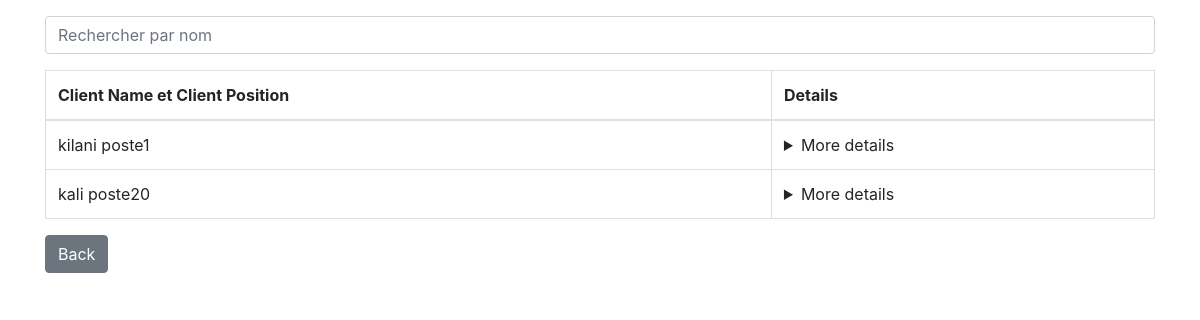
The app's page /frontend/ListerMissionid.php?cons=8901 with its own data.
### tables this page shows
CREATE TABLE `missions` (
  `mission_id` int(11) NOT NULL,
  `position` varchar(100) NOT NULL,
  `filed_of_activity` varchar(100) NOT NULL,
  `client_name` varchar(100) NOT NULL,
  `client_representative_position` varchar(100) NOT NULL,
  `mission_start_date` date NOT NULL,
  `mission_end_date` date NOT NULL,
  `daily_rate` int(11) NOT NULL,
  `consultant_id` int(11) NOT NULL
);

### database/config.php (called while the page is built, shortened)
<?php
abstract class Connexion {
function __construct()
{
$this->pdo =new PDO('mysql:host=localhost;dbname=gestion_consultants','root','');
}
}
?>

### controllers/MissionController.php (called while the page is built, shortened)
<?php
include_once('../database/config.php');
class MissionController extends Connexion
{
    function getMissionCon($idC)
    {
        $query = "SELECT * FROM missions WHERE consultant_id = ?";
        $stmt = $this->pdo->prepare($query);
        $stmt->execute(array($idC));
        return $stmt;
    }
}
?>

### frontend/ListerMissionid.php (the view, shortened to what this page needs)
<?php
include_once('../database/config.php');
include_once('../controllers/MissionController.php');
$MissionController = new MissionController();
$idC=$_GET['cons'];
$missions = $MissionController->getMissionCon($idC);
?>
<!DOCTYPE html>
<html lang="en">
<head>
    <link rel="stylesheet" href="https://maxcdn.bootstrapcdn.com/bootstrap/4.5.2/css/bootstrap.min.css">
</head>
<body class="container">
    <input type="text" id="searchInput" onkeyup="filterTable()" class="form-control mt-3" placeholder="Rechercher par nom">
    <table id="missionTable" class="table mt-3">
        <thead>
            <tr>
                <th>Client Name et Client Position</th>
                <th>Details</th>
            </tr>
        </thead>
        <tbody>
            <?php foreach ($missions as $m) : ?>
                <tr>
                    <td><?php echo $m['client_name'] . " " . $m['position']; ?></td>
                    <td>
                        <details>
                            <summary>More details</summary>
                            <?php echo "<br/>Client representitive position : ".$m['client_representative_position']; ?>
                            <?php echo "<br/>Mission Start Date : ".$m['mission_start_date']; ?>
                            <?php echo "<br/>Mission End Date : ".$m['mission_end_date']; ?>
                            <?php echo "<br/>Daily Rate : ".$m['daily_rate']; ?>
                        </details>
                    </td>
                </tr>
            <?php endforeach; ?>
        </tbody>
    </table>
    <a href="AgentDashboard.php" class="btn btn-secondary">Back</a>
</body>
</html>

### frontend/ListerMissionid.php (style rules this page uses)
table { border-collapse: collapse; width: 100%; margin-top: 20px; }
th, td { border: 1px solid #dddddd; text-align: left; padding: 8px; }

### records on screen
missions: client_name "kilani", position "poste1"
missions: client_name "kali", position "poste20"
